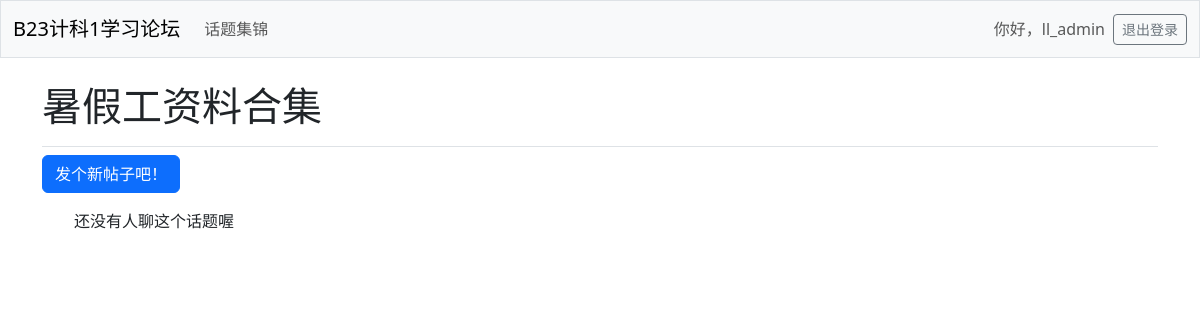
The app's page /topic/10/ (signed in), older data.
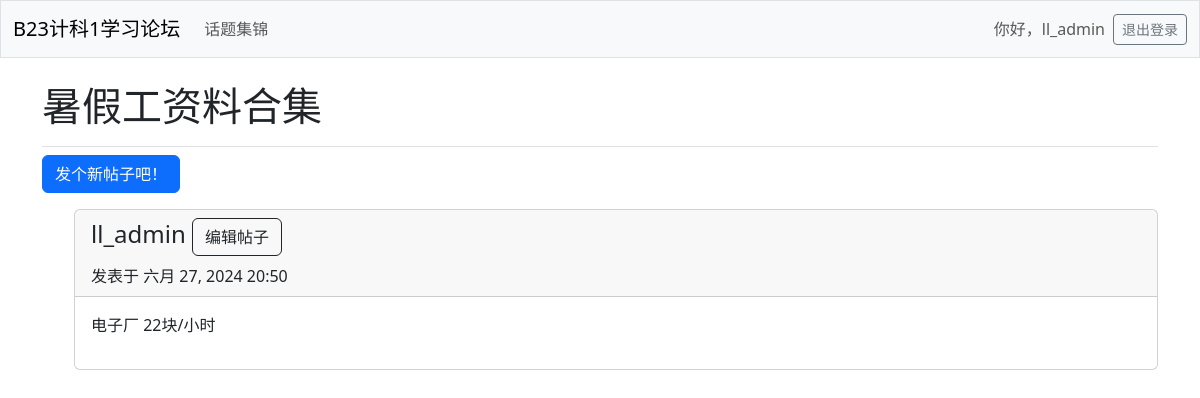
The same page, newer data.
### learning_logs/models.py (models this page shows, shortened)
class Entry(models.Model):
    topic = models.ForeignKey(Topic, on_delete=models.CASCADE)
    text = models.TextField()
    date_added = models.DateTimeField(auto_now_add=True)
    owner = models.ForeignKey(User, on_delete=models.CASCADE)
    class Meta: # 用于管理额外信息
        verbose_name_plural = 'entries' # 表示多个条目，默认会是Entry，不符合英语语法

### learning_logs/views.py (the view)
# urls.py: path('topic/<int:topic_id>/', views.topic, name='topic'),
@login_required
def topic(request, topic_id):
    topic = Topic.objects.get(id=topic_id) # 获取指定id的topic
    entries = topic.entry_set.order_by('-date_added') # 先展示新entry
    context = {'topic': topic, 'entries': entries}
    return render(request, 'learning_logs/topic.html', context)

### learning_logs/templates/learning_logs/topic.html
{% extends 'learning_logs/base.html' %}
{% block page_header %}
  <h1>{{ topic.text }}</h1>
{% endblock page_header %}
{% block content %}
  <p>
    <a class="btn btn-primary" href="{% url 'learning_logs:new_entry' topic.id %}">
      发个新帖子吧！
    </a>
  </p>
  <ul>
    {% for entry in entries %}
      <div class="card mb-3">
        <div class="card-header">
          <h4>
            {{ entry.owner }}
            {% if user == entry.owner %}
            <small>
              <a class="btn btn-outline-dark" href="{% url 'learning_logs:edit_entry' entry.id %}">
                编辑帖子
              </a>
            </small>
          {% endif %}
          </h4>
          发表于 {{ entry.date_added|date:'M d, Y H:i' }}
        </div>
        <div class="card-body">
          {{ entry.text|linebreaks }}
        </div>
      </div>
    {% empty %}
      <p>还没有人聊这个话题喔</p>
    {% endfor %}
{% endblock content %}

Row changes from the older to the newer data that the page shows:
added Entry: owner "ll_admin", shows "编辑帖子", date_added "六月 27, 2024 20:50", text "电子厂 22块/小时"
Text that changed along with them:
text no longer shown: "还没有人聊这个话题喔"
